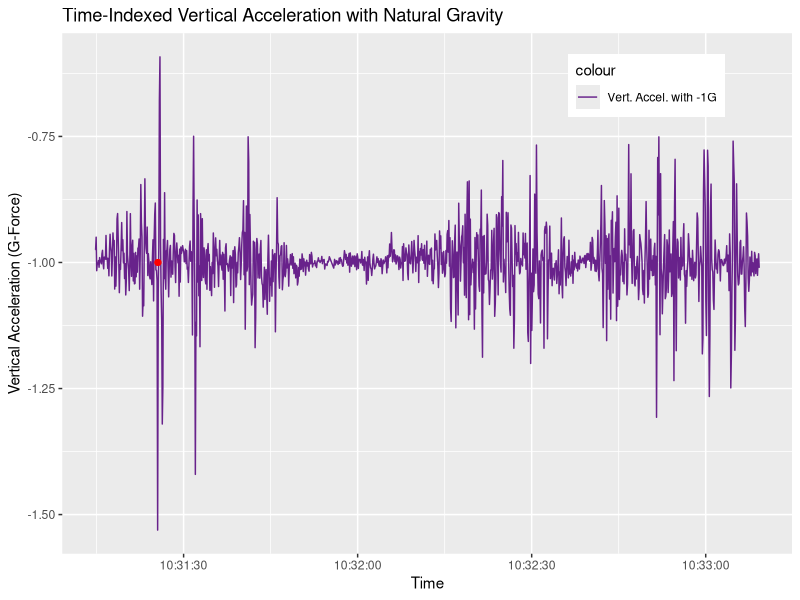
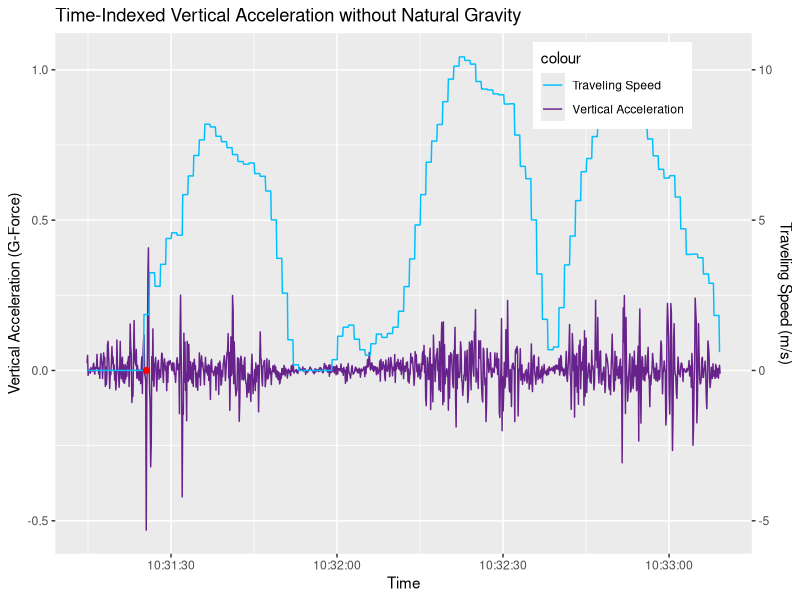
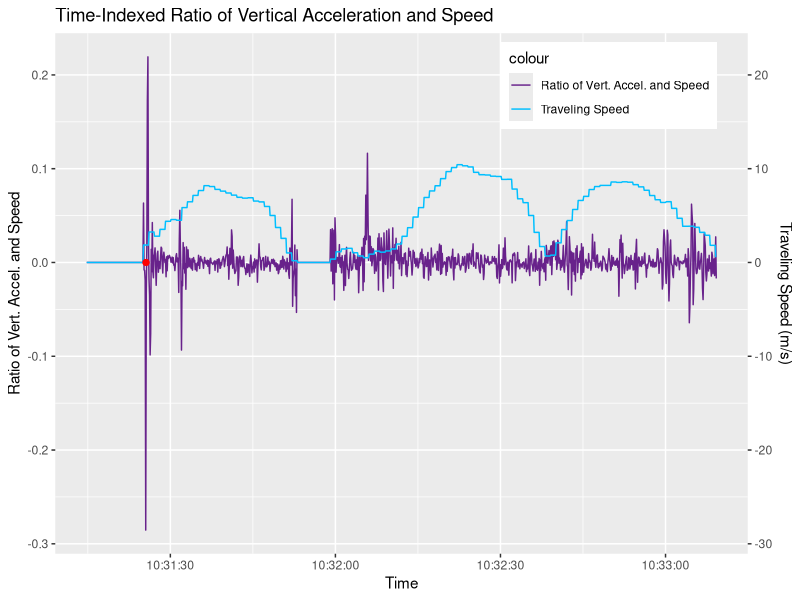
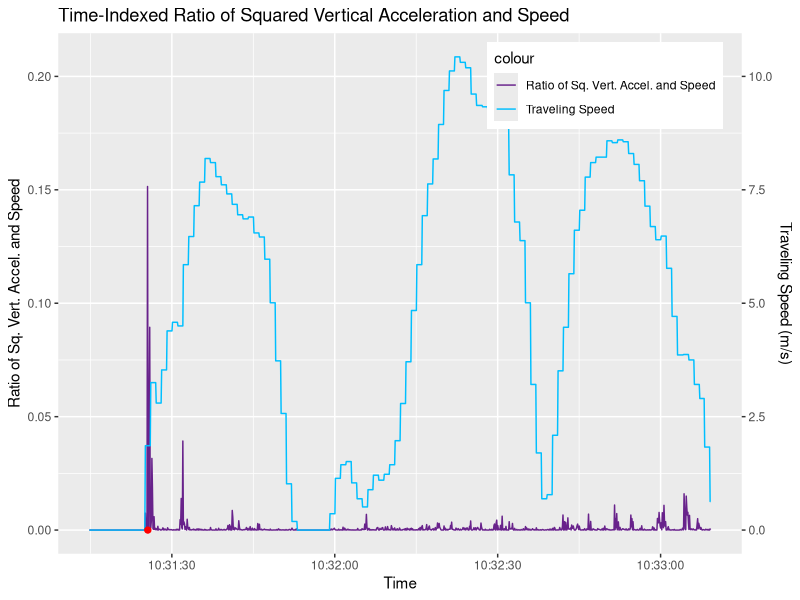
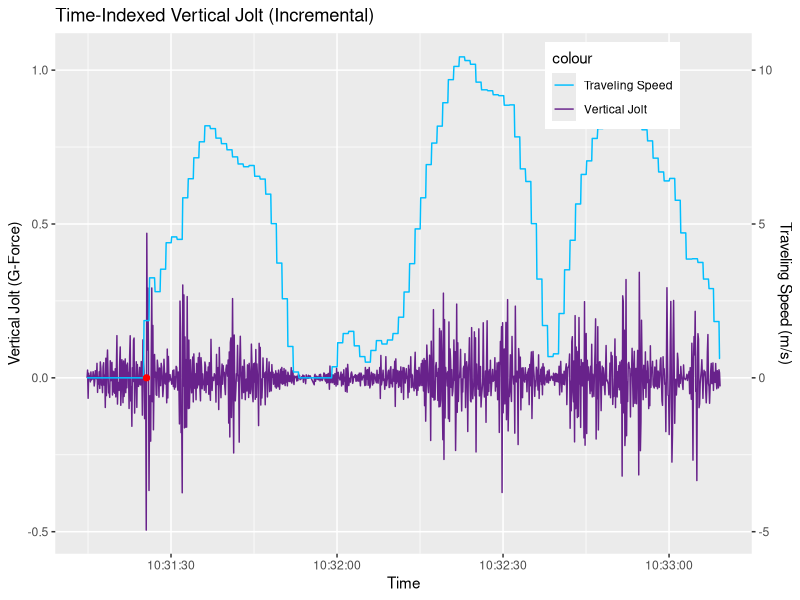
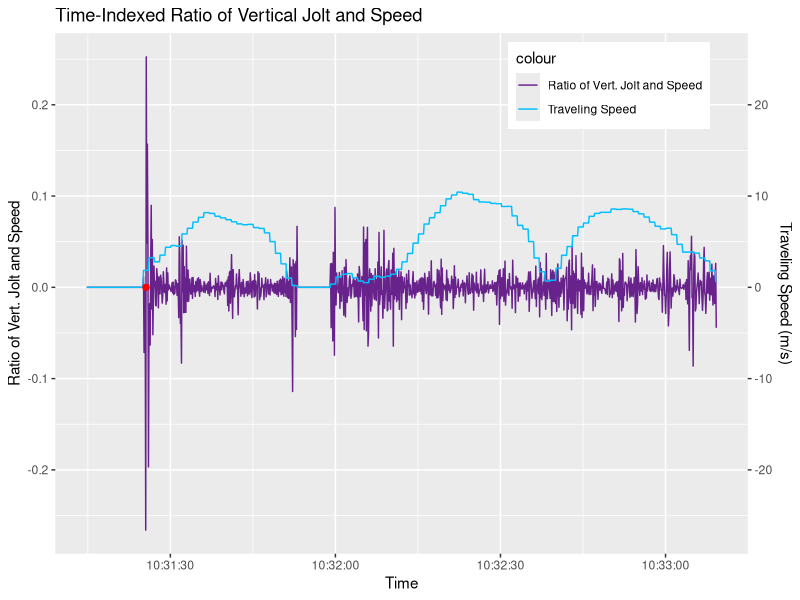
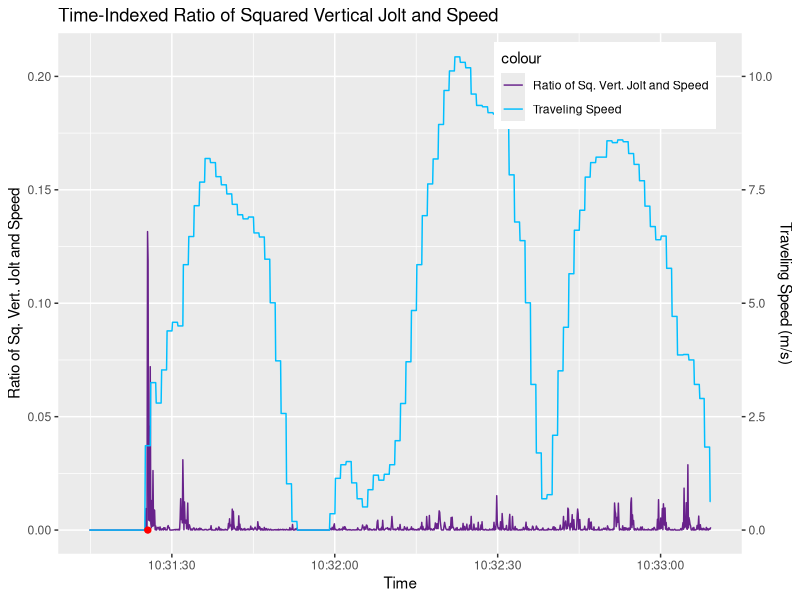
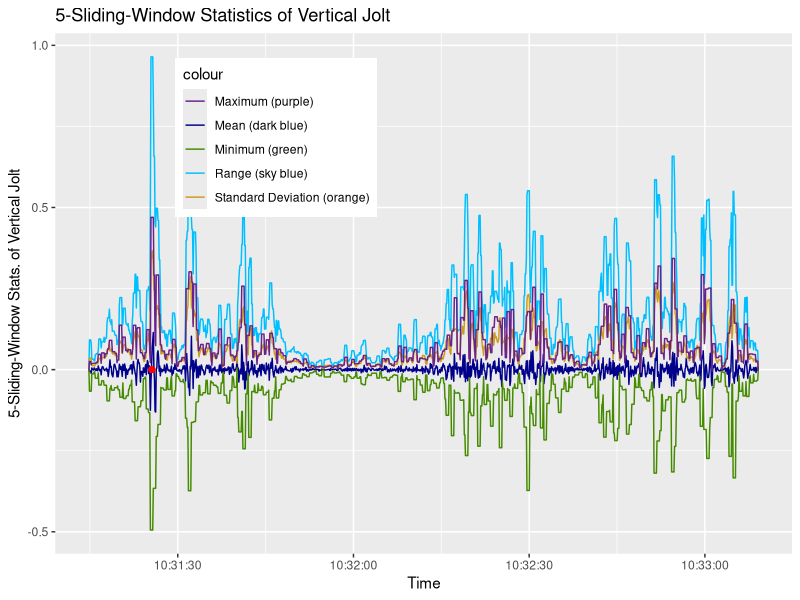

The R script that drew these images, in order:
## ---- chunk 1
knitr::opts_chunk$set(echo = TRUE)
## ---- chunk 2
# load data file
if (!exists("LA12.raw")) {
    LA12.raw <- read.csv("./los_angeles_12.csv")
}
print(nrow(LA12.raw))
## ---- chunk 3
LA12.valid = LA12.raw[, c("Date", "Latitude", "Longitude", "Speed", "speedbump")]
# validate DateTime format
LA12.valid$Date <- as.POSIXct(LA12.valid$Date, format="%Y-%m-%d %H:%M:%OS")
# specify orientation of accelration
LA12.valid$forw_accel = LA12.raw$X
LA12.valid$hori_accel = LA12.raw$Y
LA12.valid$vert_accel_G = LA12.raw$Z
## ---- chunk 4
require(ggplot2)
LA12.vert_accel_G.plot <- ggplot(LA12.valid, aes(x = Date))
LA12.vert_accel_G.plot <- LA12.vert_accel_G.plot + geom_line(aes(y = vert_accel_G, colour = "Vert. Accel. with -1G"))
LA12.vert_accel_G.plot <- LA12.vert_accel_G.plot + scale_colour_manual(values = c("darkorchid4"))
LA12.vert_accel_G.plot <- LA12.vert_accel_G.plot + xlab("Time") 
LA12.vert_accel_G.plot <- LA12.vert_accel_G.plot + ylab("Vertical Acceleration (G-Force)") 
LA12.vert_accel_G.plot <- LA12.vert_accel_G.plot + ggtitle("Time-Indexed Vertical Acceleration with Natural Gravity")
LA12.vert_accel_G.plot <- LA12.vert_accel_G.plot + theme(legend.position = c(0.8, 0.9))
for (i in 1:nrow(LA12.valid)) {
    if (LA12.valid$speedbump[i] == "yes") {
        LA12.vert_accel_G.plot <- LA12.vert_accel_G.plot + 
            annotate("pointrange", x = LA12.valid$Date[i], y = -1, ymin = -1, ymax = -1, colour = "red", size = 0.25)
    }
}
print(LA12.vert_accel_G.plot)
## ---- chunk 5
# remove natural gravity in vertical acceleration
LA12.valid$vert_accel = LA12.valid$vert_accel_G + 1
## ---- chunk 6
require(ggplot2)
LA12.vert_accel.plot <- ggplot(LA12.valid, aes(x = Date))
LA12.vert_accel.plot <- LA12.vert_accel.plot + geom_line(aes(y = vert_accel, colour = "Vertical Acceleration"))
LA12.vert_accel.plot <- LA12.vert_accel.plot + geom_line(aes(y = Speed / 10, colour = "Traveling Speed"))
LA12.vert_accel.plot <- LA12.vert_accel.plot + scale_y_continuous(sec.axis = sec_axis(~.*10, name = "Traveling Speed (m/s)"))
LA12.vert_accel.plot <- LA12.vert_accel.plot + scale_colour_manual(values = c("deepskyblue", "darkorchid4"))
LA12.vert_accel.plot <- LA12.vert_accel.plot + xlab("Time") 
LA12.vert_accel.plot <- LA12.vert_accel.plot + ylab("Vertical Acceleration (G-Force)") 
LA12.vert_accel.plot <- LA12.vert_accel.plot + ggtitle("Time-Indexed Vertical Acceleration without Natural Gravity")
LA12.vert_accel.plot <- LA12.vert_accel.plot + theme(legend.position = c(0.8, 0.9))
for (i in 1:nrow(LA12.valid)) {
    if (LA12.valid$speedbump[i] == "yes") {
        LA12.vert_accel.plot <- LA12.vert_accel.plot + 
            annotate("pointrange", x = LA12.valid$Date[i], y = 0, ymin = 0, ymax = 0, colour = "red", size = 0.25)
    }
}
print(LA12.vert_accel.plot)
## ---- chunk 7
# calculate ratio between vertical acceleration and speed
for (i in 1:nrow(LA12.valid)) {
    if (LA12.valid$Speed[i] == 0) {
        LA12.valid$vert_accel_ratio_speed[i] = 0
    }
    else {
        LA12.valid$vert_accel_ratio_speed[i] = LA12.valid$vert_accel[i] / LA12.valid$Speed[i]
    }
}
## ---- chunk 8
require(ggplot2)
LA12.vert_accel_ratio_speed.plot <- ggplot(LA12.valid, aes(x = Date))
LA12.vert_accel_ratio_speed.plot <- LA12.vert_accel_ratio_speed.plot + geom_line(aes(y = vert_accel_ratio_speed, colour = "Ratio of Vert. Accel. and Speed"))
LA12.vert_accel_ratio_speed.plot <- LA12.vert_accel_ratio_speed.plot + geom_line(aes(y = Speed / 100, colour = "Traveling Speed"))
LA12.vert_accel_ratio_speed.plot <- LA12.vert_accel_ratio_speed.plot + scale_y_continuous(sec.axis = sec_axis(~.*100, name = "Traveling Speed (m/s)"))
LA12.vert_accel_ratio_speed.plot <- LA12.vert_accel_ratio_speed.plot + scale_colour_manual(values = c("darkorchid4", "deepskyblue"))
LA12.vert_accel_ratio_speed.plot <- LA12.vert_accel_ratio_speed.plot + xlab("Time") 
LA12.vert_accel_ratio_speed.plot <- LA12.vert_accel_ratio_speed.plot + ylab("Ratio of Vert. Accel. and Speed") 
LA12.vert_accel_ratio_speed.plot <- LA12.vert_accel_ratio_speed.plot + ggtitle("Time-Indexed Ratio of Vertical Acceleration and Speed")
LA12.vert_accel_ratio_speed.plot <- LA12.vert_accel_ratio_speed.plot + theme(legend.position = c(0.8, 0.9))
for (i in 1:nrow(LA12.valid)) {
    if (LA12.valid$speedbump[i] == "yes") {
        LA12.vert_accel_ratio_speed.plot <- LA12.vert_accel_ratio_speed.plot + 
            annotate("pointrange", x = LA12.valid$Date[i], y = 0, ymin = 0, ymax = 0, colour = "red", size = 0.25)
    }
}
print(LA12.vert_accel_ratio_speed.plot)
## ---- chunk 9
# calculate ratio between vertical acceleration and speed
for (i in 1:nrow(LA12.valid)) {
    if (LA12.valid$Speed[i] == 0) {
        LA12.valid$sq_vert_accel_ratio_speed[i] = 0
    }
    else {
        LA12.valid$sq_vert_accel_ratio_speed[i] = (LA12.valid$vert_accel[i] * LA12.valid$vert_accel[i]) / LA12.valid$Speed[i]
    }
}
## ---- chunk 10
require(ggplot2)
LA12.sq_vert_accel_ratio_speed.plot <- ggplot(LA12.valid, aes(x = Date))
LA12.sq_vert_accel_ratio_speed.plot <- LA12.sq_vert_accel_ratio_speed.plot + geom_line(aes(y = sq_vert_accel_ratio_speed, colour = "Ratio of Sq. Vert. Accel. and Speed"))
LA12.sq_vert_accel_ratio_speed.plot <- LA12.sq_vert_accel_ratio_speed.plot + geom_line(aes(y = Speed / 50, colour = "Traveling Speed"))
LA12.sq_vert_accel_ratio_speed.plot <- LA12.sq_vert_accel_ratio_speed.plot + scale_y_continuous(sec.axis = sec_axis(~.*50, name = "Traveling Speed (m/s)"))
LA12.sq_vert_accel_ratio_speed.plot <- LA12.sq_vert_accel_ratio_speed.plot + scale_colour_manual(values = c("darkorchid4", "deepskyblue"))
LA12.sq_vert_accel_ratio_speed.plot <- LA12.sq_vert_accel_ratio_speed.plot + xlab("Time") 
LA12.sq_vert_accel_ratio_speed.plot <- LA12.sq_vert_accel_ratio_speed.plot + ylab("Ratio of Sq. Vert. Accel. and Speed") 
LA12.sq_vert_accel_ratio_speed.plot <- LA12.sq_vert_accel_ratio_speed.plot + ggtitle("Time-Indexed Ratio of Squared Vertical Acceleration and Speed")
LA12.sq_vert_accel_ratio_speed.plot <- LA12.sq_vert_accel_ratio_speed.plot + theme(legend.position = c(0.8, 0.9))
for (i in 1:nrow(LA12.valid)) {
    if (LA12.valid$speedbump[i] == "yes") {
        LA12.sq_vert_accel_ratio_speed.plot <- LA12.sq_vert_accel_ratio_speed.plot + 
            annotate("pointrange", x = LA12.valid$Date[i], y = 0, ymin = 0, ymax = 0, colour = "red", size = 0.25)
    }
}
print(LA12.sq_vert_accel_ratio_speed.plot)
## ---- chunk 11
# calculate vertical jolt
for (i in 1:nrow(LA12.valid)) {
    if (i == 1) {
        LA12.valid$vert_jolt[i] = 0
    }
    else {
        LA12.valid$vert_jolt[i] = LA12.valid$vert_accel[i] - LA12.valid$vert_accel[i - 1]
    }
}
## ---- chunk 12
require(ggplot2)
LA12.vert_jolt.plot <- ggplot(LA12.valid, aes(x = Date))
LA12.vert_jolt.plot <- LA12.vert_jolt.plot + geom_line(aes(y = vert_jolt, colour = "Vertical Jolt"))
LA12.vert_jolt.plot <- LA12.vert_jolt.plot + geom_line(aes(y = Speed / 10, colour = "Traveling Speed"))
LA12.vert_jolt.plot <- LA12.vert_jolt.plot + scale_y_continuous(sec.axis = sec_axis(~.*10, name = "Traveling Speed (m/s)"))
LA12.vert_jolt.plot <- LA12.vert_jolt.plot + scale_colour_manual(values = c("deepskyblue", "darkorchid4"))
LA12.vert_jolt.plot <- LA12.vert_jolt.plot + xlab("Time") 
LA12.vert_jolt.plot <- LA12.vert_jolt.plot + ylab("Vertical Jolt (G-Force)") 
LA12.vert_jolt.plot <- LA12.vert_jolt.plot + ggtitle("Time-Indexed Vertical Jolt (Incremental)")
LA12.vert_jolt.plot <- LA12.vert_jolt.plot + theme(legend.position = c(0.8, 0.9))
for (i in 1:nrow(LA12.valid)) {
    if (LA12.valid$speedbump[i] == "yes") {
        LA12.vert_jolt.plot <- LA12.vert_jolt.plot + 
            annotate("pointrange", x = LA12.valid$Date[i], y = 0, ymin = 0, ymax = 0, colour = "red", size = 0.25)
    }
}
print(LA12.vert_jolt.plot)
## ---- chunk 13
# calculate ratio between vertical jolt and speed
for (i in 1:nrow(LA12.valid)) {
    if (LA12.valid$Speed[i] == 0) {
        LA12.valid$vert_jolt_ratio_speed[i] = 0
    }
    else {
        LA12.valid$vert_jolt_ratio_speed[i] = LA12.valid$vert_jolt[i] / LA12.valid$Speed[i]
    }
}
## ---- chunk 14
require(ggplot2)
LA12.vert_jolt_ratio_speed.plot <- ggplot(LA12.valid, aes(x = Date))
LA12.vert_jolt_ratio_speed.plot <- LA12.vert_jolt_ratio_speed.plot + geom_line(aes(y = vert_jolt_ratio_speed, colour = "Ratio of Vert. Jolt and Speed"))
LA12.vert_jolt_ratio_speed.plot <- LA12.vert_jolt_ratio_speed.plot + geom_line(aes(y = Speed / 100, colour = "Traveling Speed"))
LA12.vert_jolt_ratio_speed.plot <- LA12.vert_jolt_ratio_speed.plot + scale_y_continuous(sec.axis = sec_axis(~.*100, name = "Traveling Speed (m/s)"))
LA12.vert_jolt_ratio_speed.plot <- LA12.vert_jolt_ratio_speed.plot + scale_colour_manual(values = c("darkorchid4", "deepskyblue"))
LA12.vert_jolt_ratio_speed.plot <- LA12.vert_jolt_ratio_speed.plot + xlab("Time") 
LA12.vert_jolt_ratio_speed.plot <- LA12.vert_jolt_ratio_speed.plot + ylab("Ratio of Vert. Jolt and Speed") 
LA12.vert_jolt_ratio_speed.plot <- LA12.vert_jolt_ratio_speed.plot + ggtitle("Time-Indexed Ratio of Vertical Jolt and Speed")
LA12.vert_jolt_ratio_speed.plot <- LA12.vert_jolt_ratio_speed.plot + theme(legend.position = c(0.8, 0.9))
for (i in 1:nrow(LA12.valid)) {
    if (LA12.valid$speedbump[i] == "yes") {
        LA12.vert_jolt_ratio_speed.plot <- LA12.vert_jolt_ratio_speed.plot + 
            annotate("pointrange", x = LA12.valid$Date[i], y = 0, ymin = 0, ymax = 0, colour = "red", size = 0.25)
    }
}
print(LA12.vert_jolt_ratio_speed.plot)
## ---- chunk 15
# calculate ratio between vertical jolt and speed
for (i in 1:nrow(LA12.valid)) {
    if (LA12.valid$Speed[i] == 0) {
        LA12.valid$sq_vert_jolt_ratio_speed[i] = 0
    }
    else {
        LA12.valid$sq_vert_jolt_ratio_speed[i] = (LA12.valid$vert_jolt[i] * LA12.valid$vert_jolt[i]) / LA12.valid$Speed[i]
    }
}
## ---- chunk 16
require(ggplot2)
LA12.sq_vert_jolt_ratio_speed.plot <- ggplot(LA12.valid, aes(x = Date))
LA12.sq_vert_jolt_ratio_speed.plot <- LA12.sq_vert_jolt_ratio_speed.plot + geom_line(aes(y = sq_vert_jolt_ratio_speed, colour = "Ratio of Sq. Vert. Jolt and Speed"))
LA12.sq_vert_jolt_ratio_speed.plot <- LA12.sq_vert_jolt_ratio_speed.plot + geom_line(aes(y = Speed / 50, colour = "Traveling Speed"))
LA12.sq_vert_jolt_ratio_speed.plot <- LA12.sq_vert_jolt_ratio_speed.plot + scale_y_continuous(sec.axis = sec_axis(~.*50, name = "Traveling Speed (m/s)"))
LA12.sq_vert_jolt_ratio_speed.plot <- LA12.sq_vert_jolt_ratio_speed.plot + scale_colour_manual(values = c("darkorchid4", "deepskyblue"))
LA12.sq_vert_jolt_ratio_speed.plot <- LA12.sq_vert_jolt_ratio_speed.plot + xlab("Time") 
LA12.sq_vert_jolt_ratio_speed.plot <- LA12.sq_vert_jolt_ratio_speed.plot + ylab("Ratio of Sq. Vert. Jolt and Speed") 
LA12.sq_vert_jolt_ratio_speed.plot <- LA12.sq_vert_jolt_ratio_speed.plot + ggtitle("Time-Indexed Ratio of Squared Vertical Jolt and Speed")
LA12.sq_vert_jolt_ratio_speed.plot <- LA12.sq_vert_jolt_ratio_speed.plot + theme(legend.position = c(0.8, 0.9))
for (i in 1:nrow(LA12.valid)) {
    if (LA12.valid$speedbump[i] == "yes") {
        LA12.sq_vert_jolt_ratio_speed.plot <- LA12.sq_vert_jolt_ratio_speed.plot + 
            annotate("pointrange", x = LA12.valid$Date[i], y = 0, ymin = 0, ymax = 0, colour = "red", size = 0.25)
    }
}
print(LA12.sq_vert_jolt_ratio_speed.plot)
## ---- chunk 17
# calculate 5-sliding-window mean of vertical jolt
for (i in 3:nrow(LA12.valid)-2) {
    LA12.valid$vert_jolt_mean[i] = mean(c(LA12.valid$vert_jolt[i-2], 
                                        LA12.valid$vert_jolt[i-1], 
                                        LA12.valid$vert_jolt[i], 
                                        LA12.valid$vert_jolt[i+1], 
                                        LA12.valid$vert_jolt[i+2]))
}
LA12.valid$vert_jolt_mean[1] = 0
LA12.valid$vert_jolt_mean[2] = 0
LA12.valid$vert_jolt_mean[nrow(LA12.valid) - 1] = 0
LA12.valid$vert_jolt_mean[nrow(LA12.valid)] = 0
# calculate 5-sliding-window standard deviation of vertical jolt
for (i in 3:nrow(LA12.valid)-2) {
    LA12.valid$vert_jolt_sd[i] = sd(c(LA12.valid$vert_jolt[i-2], 
                                        LA12.valid$vert_jolt[i-1], 
                                        LA12.valid$vert_jolt[i], 
                                        LA12.valid$vert_jolt[i+1], 
                                        LA12.valid$vert_jolt[i+2]))
}
LA12.valid$vert_jolt_sd[1] = 0
LA12.valid$vert_jolt_sd[2] = 0
LA12.valid$vert_jolt_sd[nrow(LA12.valid) - 1] = 0
LA12.valid$vert_jolt_sd[nrow(LA12.valid)] = 0
# calculate 5-sliding-window minimum of vertical jolt
for (i in 3:nrow(LA12.valid)-2) {
    LA12.valid$vert_jolt_min[i] = min(c(LA12.valid$vert_jolt[i-2], 
                                        LA12.valid$vert_jolt[i-1], 
                                        LA12.valid$vert_jolt[i], 
                                        LA12.valid$vert_jolt[i+1], 
                                        LA12.valid$vert_jolt[i+2]))
}
LA12.valid$vert_jolt_min[1] = 0
LA12.valid$vert_jolt_min[2] = 0
LA12.valid$vert_jolt_min[nrow(LA12.valid) - 1] = 0
LA12.valid$vert_jolt_min[nrow(LA12.valid)] = 0
# calculate 5-sliding-window maxium of vertical jolt
for (i in 3:nrow(LA12.valid)-2) {
    LA12.valid$vert_jolt_max[i] = max(c(LA12.valid$vert_jolt[i-2], 
                                        LA12.valid$vert_jolt[i-1], 
                                        LA12.valid$vert_jolt[i], 
                                        LA12.valid$vert_jolt[i+1], 
                                        LA12.valid$vert_jolt[i+2]))
}
LA12.valid$vert_jolt_max[1] = 0
LA12.valid$vert_jolt_max[2] = 0
LA12.valid$vert_jolt_max[nrow(LA12.valid) - 1] = 0
LA12.valid$vert_jolt_max[nrow(LA12.valid)] = 0
# calculate 5-sliding-window range of vertical jolt
LA12.valid$vert_jolt_range = LA12.valid$vert_jolt_max - LA12.valid$vert_jolt_min
## ---- chunk 18
require(ggplot2)
LA12.vert_jolt_5.plot <- ggplot(LA12.valid, aes(x = Date))
LA12.vert_jolt_5.plot <- LA12.vert_jolt_5.plot + geom_line(aes(y = vert_jolt_range, colour = "Range (sky blue)"))
LA12.vert_jolt_5.plot <- LA12.vert_jolt_5.plot + geom_line(aes(y = vert_jolt_mean, colour = "Mean (dark blue)"))
LA12.vert_jolt_5.plot <- LA12.vert_jolt_5.plot + geom_line(aes(y = vert_jolt_sd, colour = "Standard Deviation (orange)"))
LA12.vert_jolt_5.plot <- LA12.vert_jolt_5.plot + geom_line(aes(y = vert_jolt_min, colour = "Minimum (green)"))
LA12.vert_jolt_5.plot <- LA12.vert_jolt_5.plot + geom_line(aes(y = vert_jolt_max, colour = "Maximum (purple)"))
LA12.vert_jolt_5.plot <- LA12.vert_jolt_5.plot + scale_colour_manual(values = c("darkorchid4", "blue4", "chartreuse4", "deepskyblue", "goldenrod3"))
LA12.vert_jolt_5.plot <- LA12.vert_jolt_5.plot + theme(legend.position = c(0.3, 0.8))
LA12.vert_jolt_5.plot <- LA12.vert_jolt_5.plot + xlab("Time") 
LA12.vert_jolt_5.plot <- LA12.vert_jolt_5.plot + ylab("5-Sliding-Window Stats. of Vertical Jolt") 
LA12.vert_jolt_5.plot <- LA12.vert_jolt_5.plot + ggtitle("5-Sliding-Window Statistics of Vertical Jolt")
for (i in 1:nrow(LA12.valid)) {
    if (LA12.valid$speedbump[i] == "yes") {
        LA12.vert_jolt_5.plot <- LA12.vert_jolt_5.plot + 
            annotate("pointrange", x = LA12.valid$Date[i], y = 0, ymin = 0, ymax = 0, colour = "red", size = 0.25)
    }
}
print(LA12.vert_jolt_5.plot)
## ---- chunk 19
require(ggplot2)
LA12.comparative.plot <- ggplot(LA12.valid, aes(x = Date))
LA12.comparative.plot <- LA12.comparative.plot + geom_line(aes(y = Speed / 50, colour = "Traveling Speed"))
#LA12.comparative.plot <- LA12.comparative.plot + geom_line(aes(y = vert_accel, colour = "Vertical Acceleration"))
#LA12.comparative.plot <- LA12.comparative.plot + geom_line(aes(y = vert_jolt, colour = "Vertical Jolt"))
LA12.comparative.plot <- LA12.comparative.plot + geom_line(aes(y = sq_vert_accel_ratio_speed, colour = "Ratio of Sq. Vert. Accel. & Speed"))
LA12.comparative.plot <- LA12.comparative.plot + geom_line(aes(y = -sq_vert_jolt_ratio_speed, colour = "Ratio of Sq. Vert. Jolt & Speed (-)"))
LA12.comparative.plot <- LA12.comparative.plot + scale_y_continuous(sec.axis = sec_axis(~.*50, name = "Traveling Speed (m/s)"))
LA12.comparative.plot <- LA12.comparative.plot + scale_colour_manual(values = c("darkorchid4", "goldenrod3", "deepskyblue"))
LA12.comparative.plot <- LA12.comparative.plot + xlab("Time") 
LA12.comparative.plot <- LA12.comparative.plot + ylab("Ratios") 
LA12.comparative.plot <- LA12.comparative.plot + ggtitle("Comparison of Two Most Promising Factors")
LA12.comparative.plot <- LA12.comparative.plot + theme(legend.position = c(0.35, 0.2))
for (i in 1:nrow(LA12.valid)) {
    if (LA12.valid$speedbump[i] == "yes") {
        LA12.comparative.plot <- LA12.comparative.plot + 
            annotate("pointrange", x = LA12.valid$Date[i], y = 0, ymin = 0, ymax = 0, colour = "red", size = 0.2)
    }
}
print(LA12.comparative.plot)
## ---- chunk 20
jpeg("./Epoch1_LA12.vert_accel_G.plot.jpeg", width = 1200, height = 750, units = "px")
print(LA12.vert_accel_G.plot)
dev.off()

jpeg("./Epoch2_LA12.vert_accel.plot.jpeg", width = 1200, height = 750, units = "px")
print(LA12.vert_accel.plot)
dev.off()

jpeg("./Epoch3_LA12.vert_accel_ratio_speed.plot.jpeg", width = 1200, height = 750, units = "px")
print(LA12.vert_accel_ratio_speed.plot)
dev.off()

jpeg("./Epoch4_LA12.sq_vert_accel_ratio_speed.plot.jpeg", width = 1200, height = 750, units = "px")
print(LA12.sq_vert_accel_ratio_speed.plot)
dev.off()

jpeg("./Epoch5_LA12.vert_jolt.plot.jpeg", width = 1200, height = 750, units = "px")
print(LA12.vert_jolt.plot)
dev.off()

jpeg("./Epoch6_LA12.vert_jolt_ratio_speed.plot.jpeg", width = 1200, height = 750, units = "px")
print(LA12.vert_jolt_ratio_speed.plot)
dev.off()

jpeg("./Epoch7_LA12.sq_vert_jolt_ratio_speed.plot.jpeg", width = 1200, height = 750, units = "px")
print(LA12.sq_vert_jolt_ratio_speed.plot)
dev.off()

jpeg("./Epoch8_LA12.vert_jolt_5.plot.jpeg", width = 1200, height = 750, units = "px")
print(LA12.vert_jolt_5.plot)
dev.off()

jpeg("./Epoch9_LA12.comparative.plot.jpeg", width = 1200, height = 750, units = "px")
print(LA12.comparative.plot)
dev.off()

write.csv(LA12.valid, "./los_angeles_12_labeled.csv")
